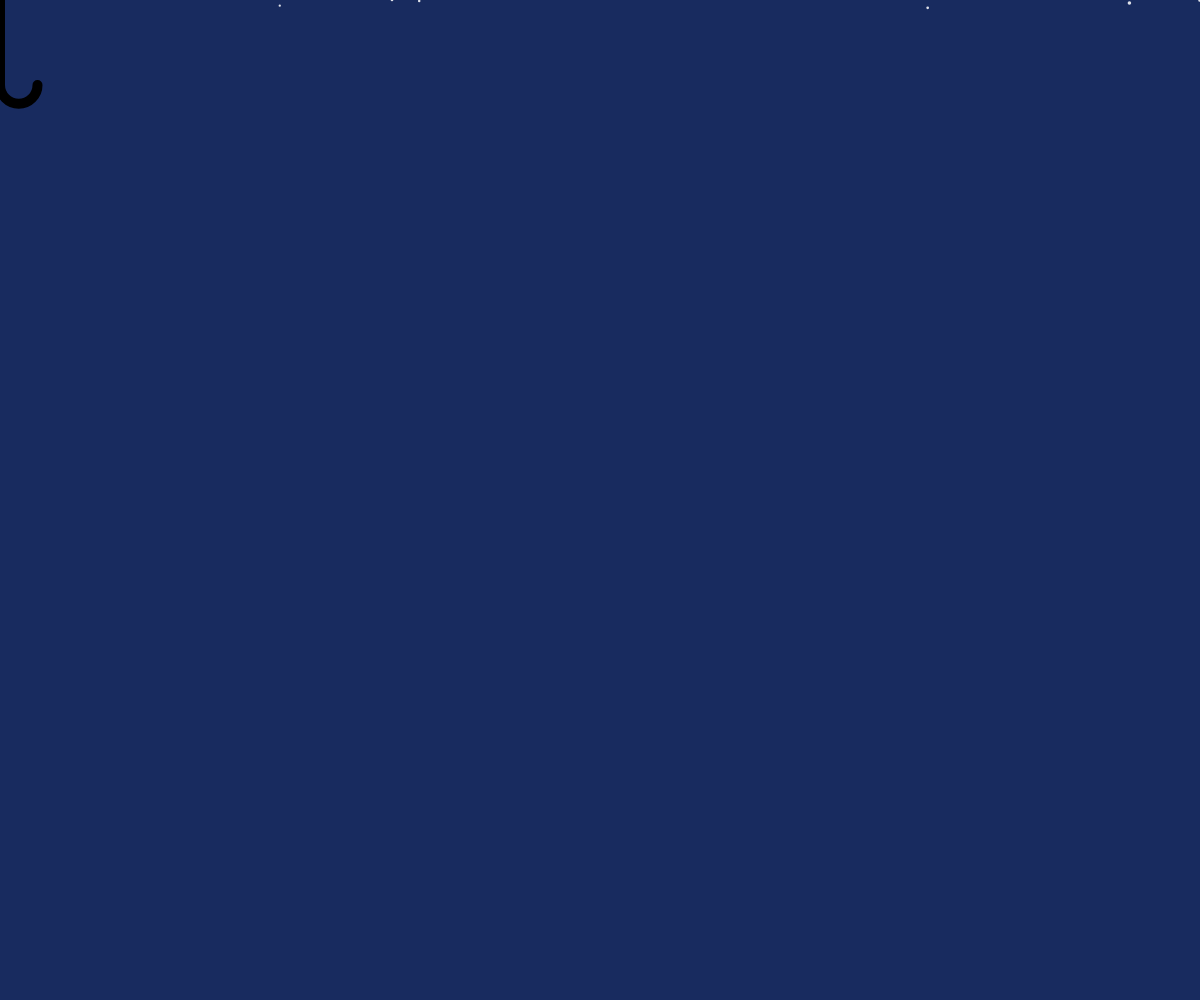
Frame 1 (no input)
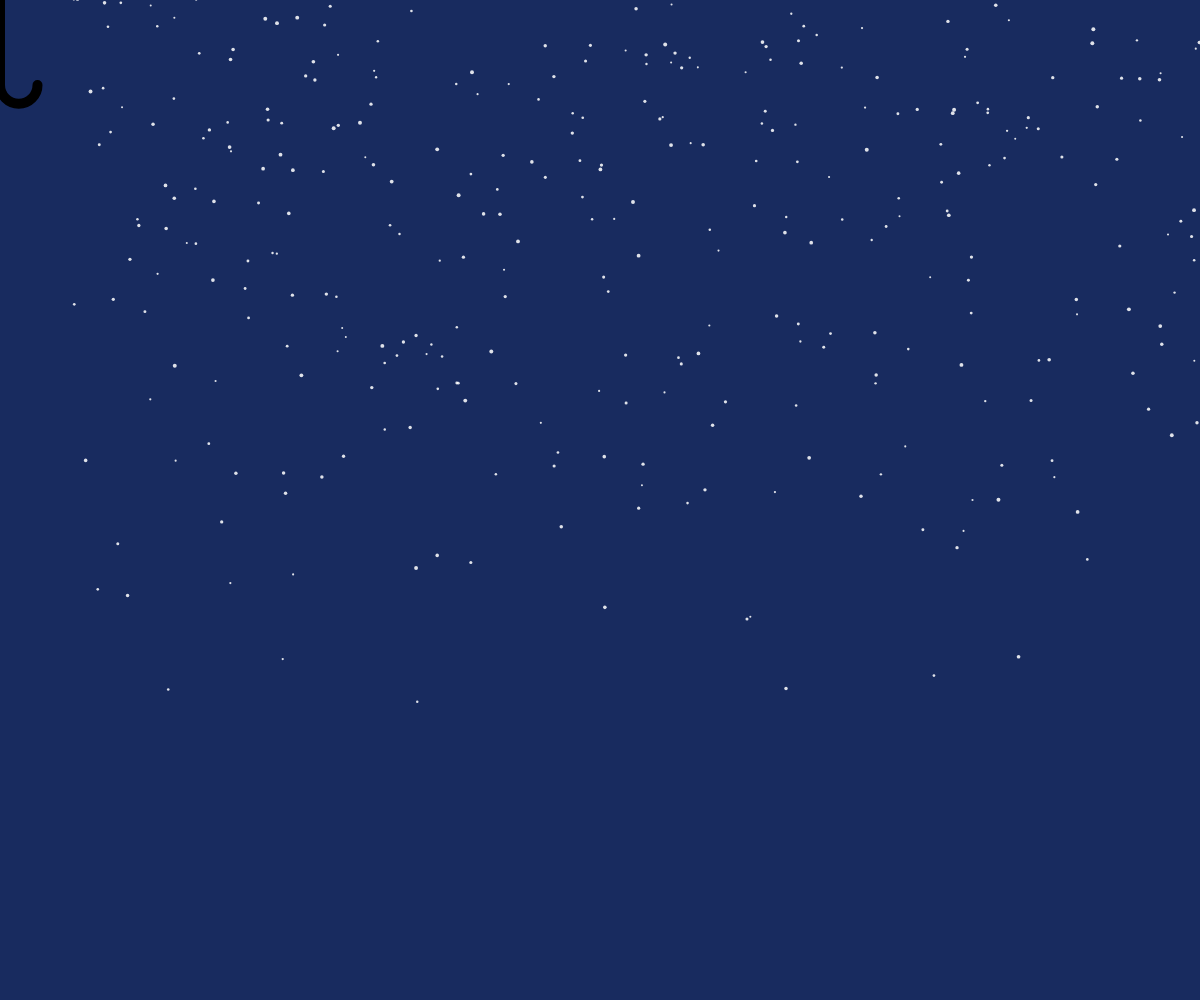
Frame 60 (no input)
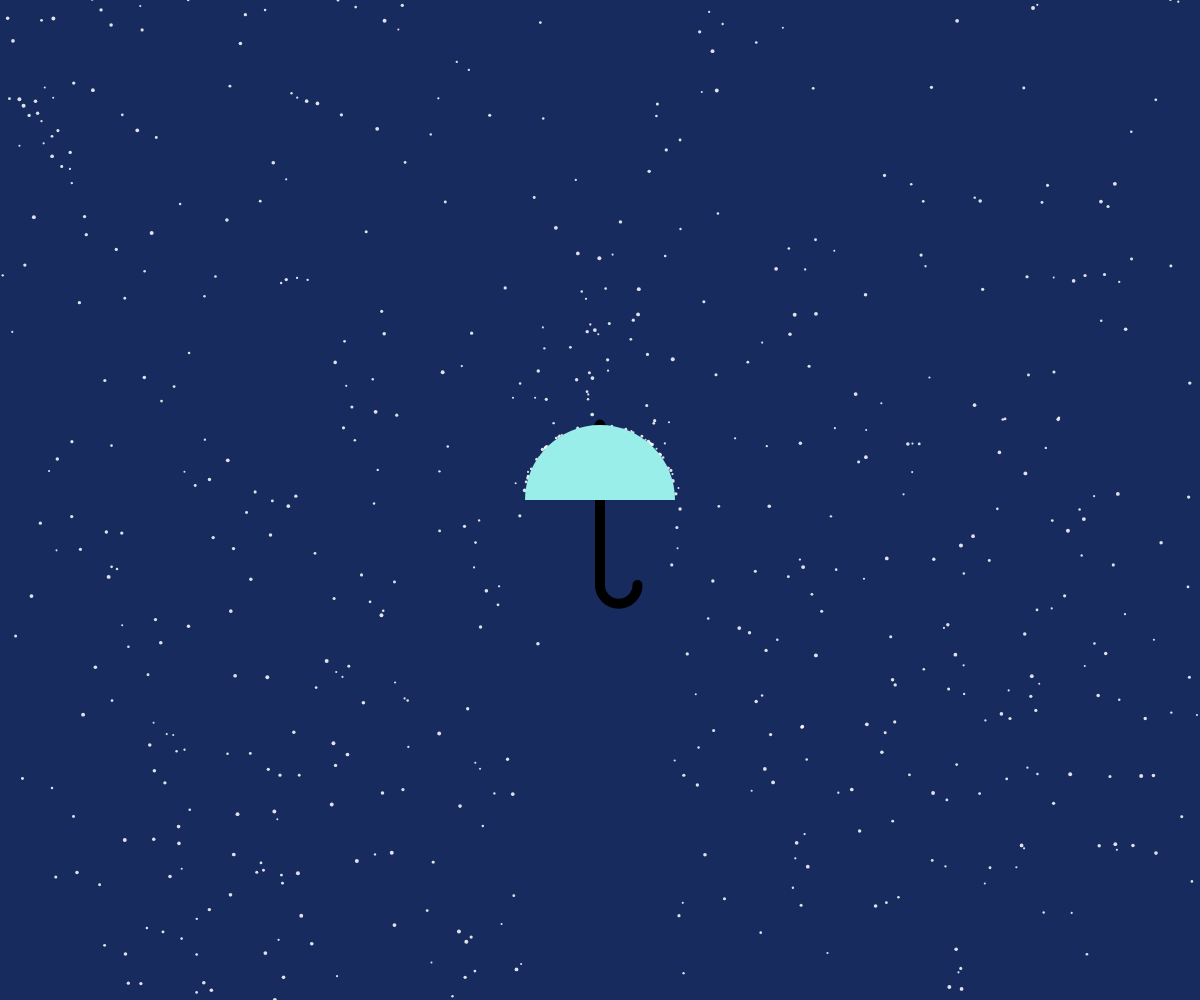
Frame 120 (the mouse pressed at the canvas centre since frame 60)

The p5.js sketch that drew these frames (run headless with seeded random() and noise() and a simulated clock; from frame 60 on, the mouse is pressed at the canvas centre):

// p5.js sketch
// ── sketch.js
let umbrel;
let particles = [];

function setup() {
  createCanvas(windowWidth, windowHeight);
  background(0);

  // particles
  for (let i = 0; i < 800; i++) {
    let x = random(width);
    let y = random(-1000, 0);
    let dia = random(2, 4);
    particles[i] = new Particle(x, y, dia);
  }

  // umbella
  umbrel = new Umbrella(width / 2, height / 2);
}

function draw() {
  //BACKGROUND
  background(24, 43, 95);

  //RAIN & UMBRELLA
  for (let i = 0; i < particles.length; i++) {
    let p = particles[i]; // each object
    // update
    p.move();
    p.zigzag();
    p.fall();

    // check and compare
    p.reappear();
    p.bounce(umbrel);

    // display
    p.display();
  }

  umbrel.update();
  umbrel.display();
}

class Particle {
  constructor(tempX, tempY, tempDia) {
    this.x = tempX;
    this.y = tempY;
    this.xSpd = 0;
    this.ySpd = random(9);
    this.dia = tempDia;
    console.log(this.shift);
    //color
    this.r = 255;
    this.g = 255;
    this.b = 255;
  }
  fall() {
    this.ySpd += 0.1; // play with this number
  }
  move() {
    this.x += this.xSpd;
    this.y += this.ySpd;
  }
  zigzag() {
    this.x += random(-1, 1);
  }

  bounce(obj) {
    // obj == object == mbrel
    let distance = dist(this.x, this.y, obj.x, obj.y);
    if (distance < obj.rad) {
      this.ySpd *= -1; // flip
      this.ySpd *= random(0.2, 0.4); // reduce
      if (this.x > mouseX) {
        this.shift = 0;
        this.shift++;
        this.x += this.shift;
      } else if (this.x < mouseX) {
        this.shift = 0;
        this.shift++;
        this.x -= this.shift;
      }
    }
  }
  reappear() {
    if (this.y > height) {
      this.x = random(width);
      this.y = random(-150, 0);
      this.ySpd = 0; // reset the speed
    }
  }
  display() {
    push();

    noStroke();
    fill(this.r, this.g, this.b, 220);
    circle(this.x, this.y, this.dia);

    pop();
  }
}

class Umbrella {
  constructor(x, y) {
    this.x = x;
    this.y = y;
    this.rad = 75;

  }
  update() {
    this.x = mouseX;
    this.y = mouseY;
  }
  display() {
    push();
    translate(this.x, this.y);

    fill("black");
    circle(0, -75, 10);
    stroke("black");
    strokeWeight(10);
    line(0, 0, 0, this.rad + 10);
    noFill();
    arc(this.rad / 4, 85, this.rad / 2, this.rad / 2, 0, PI);

    noStroke();
    fill(153, 238, 234);
    arc(0, 0, this.rad * 2, this.rad * 2, PI, TWO_PI);

    pop();
  }
}
